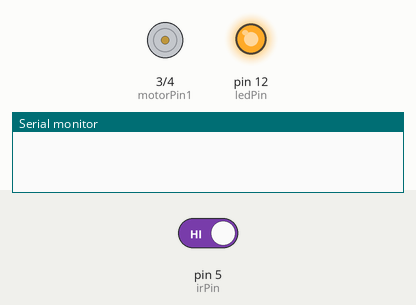
Bench run of a sketch on a simulated Arduino Uno, built with avr-gcc and run on an emulated ATmega328P. Parts: motor-driver pin pairs drawn as motors (green arrow = first pin HIGH = forward, orange = second pin HIGH = backward, longer = more drive, scaled by the enable pin), output pins drawn as LEDs (lit = HIGH), the last lines printed to the serial monitor. The inputs (shaded band) are chosen by the test bench; at power-on: pin 5 (irPin) HIGH.

Above: at 1.2 s.
1.3 s: pin 5 (irPin) driven LOW
At 2.2 s:
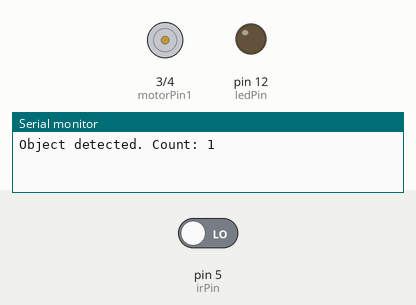
4.3 s: pin 5 (irPin) driven HIGH
At 6.4 s:
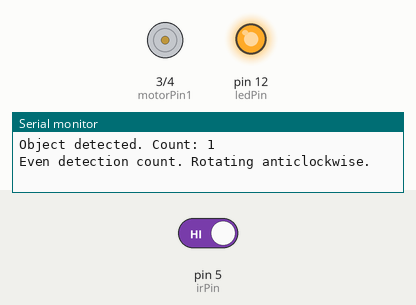
6.8 s: pin 5 (irPin) driven LOW
At 9.1 s:
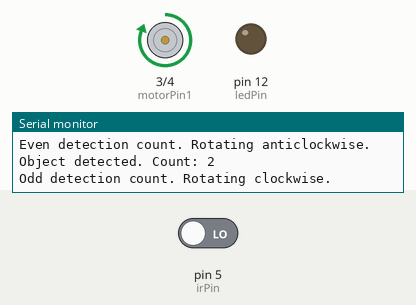
Timing chart, 0 to 14.3 s (numbered marks = the images above; inputs shaded):
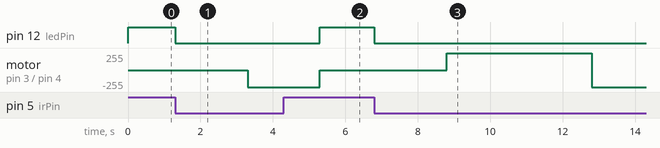

The sketch:

18_Smart_Fan.ino.ino
```cpp
const int irPin = 5;                // Arduino 2nd pin connected to signal pin of IR sensor
const int ledPin = 12;              // Arduino 12th pin connected to LED
const int motorPin1 = 3;            // Arduino 3rd pin connected to L293D pin Input1
const int motorPin2 = 4;            // Arduino 4th pin connected to L293D pin Input2
//const int motorPin3 = 8;            // Arduino 8th pin connected to L293D pin Input3
//const int motorPin4 = 9;            // Arduino 9th pin connected to L293D pin Input4
const int enablePin = 10;           // Arduino 10th pin connected to L293D pin Enable2
int detectionCount = 0;             // variable to keep track of number of detections

void setup()
{
  pinMode(irPin, INPUT);
  pinMode(ledPin, OUTPUT);
  pinMode(motorPin1, OUTPUT);
  pinMode(motorPin2, OUTPUT);
  //pinMode(motorPin3, OUTPUT);
  //pinMode(motorPin4, OUTPUT);
  pinMode(enablePin, OUTPUT);
  Serial.begin(9600);
}

void clockwise() {
  digitalWrite(motorPin1, HIGH);
  digitalWrite(motorPin2, LOW);
  //digitalWrite(motorPin3, LOW);
  //digitalWrite(motorPin4, HIGH);
  analogWrite(enablePin, 255);
}

void anticlockwise() {
  digitalWrite(motorPin1, LOW);
  digitalWrite(motorPin2, HIGH);
  //digitalWrite(motorPin3, HIGH);
  //digitalWrite(motorPin4, LOW);
  analogWrite(enablePin, 255);
}

void stopMotor() {
  digitalWrite(motorPin1, LOW);
  digitalWrite(motorPin2, LOW);
  //digitalWrite(motorPin3, LOW);
  //digitalWrite(motorPin4, LOW);
}

void loop()
{
  int irValue = digitalRead(irPin);
            // debounce delay

  if (irValue == 0) {
    digitalWrite(ledPin, LOW);
    detectionCount++;
    Serial.print("Object detected. Count: ");
    Serial.println(detectionCount);
    delay(2000);       // wait for 500ms to prevent multiple counts of the same object

    if (detectionCount % 2 == 1) {
      Serial.println("Even detection count. Rotating anticlockwise.");
      anticlockwise();
      delay(2000);
    } else  if (detectionCount % 2 == 0) {
      Serial.println("Odd detection count. Rotating clockwise.");
      clockwise();
      delay(2000);
    }
  } else {
    digitalWrite(ledPin, HIGH);
    stopMotor();
  }
}
```

Measured:
- after the input at 1.3 s, pin 12 (ledPin): HIGH → LOW at once; motor on pin 3 (motorPin1) / pin 4 (motorPin2): stopped → backward 255/255 after 2.0 s
- after the input at 4.3 s, pin 12 (ledPin): LOW → HIGH after 1.0 s; motor on pin 3 (motorPin1) / pin 4 (motorPin2): backward 255/255 → stopped after 1.0 s
- after the input at 6.8 s, pin 12 (ledPin): HIGH → LOW at once; motor on pin 3 (motorPin1) / pin 4 (motorPin2): stopped → forward 255/255 after 2.0 s, → backward 255/255 4.0 s later
